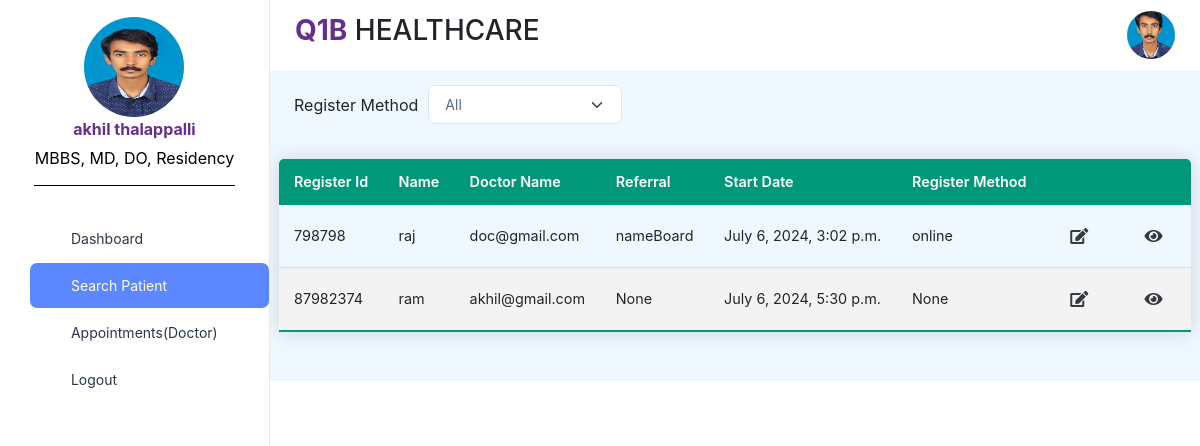
The page /patientdashboard (signed in) on the database its author committed.
### q1bapp/models.py (models this page shows)
class User(AbstractUser):
    USERNAME_FIELD = 'email'
    REQUIRED_FIELDS = ['phone_number','username']
    USER_TYPE_CHOICES = (
        ('D', 'Doctor'),
        ('S', 'Staff'),
    )
    user_type = models.CharField(max_length=1, choices=USER_TYPE_CHOICES)
    name = models.CharField(max_length=255, null=True, blank=True)
    phone_number = models.CharField(max_length=13,null=True,blank=True)
    email = models.EmailField(null=True,blank=True,unique=True)
    address = models.TextField(null=True,blank=True)
    city = models.CharField(max_length=155,null=True,blank=True)
    pincode = models.CharField(max_length=6,null=True,blank=True)
    created_at = models.DateTimeField(auto_now_add=True)
    photo = models.ImageField(upload_to='images/', null=True, blank=True)
    designation = models.CharField(max_length=155,null=True,blank=True)

class Patient(models.Model):
    registration_id = models.CharField(max_length=255, null=True, blank=True)
    firstname_patient_name = models.CharField(max_length=255, null=True, blank=True)
    secondname_patient_name = models.CharField(max_length=255, null=True, blank=True)
    title = models.CharField(max_length=255, null=True, blank=True)
    rec_no = models.IntegerField()
    is_active = models.BooleanField(null=False)
    created_at = models.DateTimeField(auto_now_add=True)
    mob_no = models.CharField(max_length=13,null=True,blank=True)
    email = models.EmailField(null=True,blank=True)
    state = models.CharField(max_length=13,null=True,blank=True)
    city = models.CharField(max_length=13,null=True,blank=True)
    locality = models.CharField(max_length=13,null=True,blank=True)
    address = models.CharField(max_length=13,null=True,blank=True)
    dob = models.CharField(max_length=13,null=True,blank=True)
    age = models.IntegerField()
    second_phone_number = models.IntegerField()
    guardian_name = models.CharField(max_length=13,null=True,blank=True)
    op_number = models.IntegerField()
    passport_number = models.CharField(max_length=13,null=True,blank=True)
    discharge_date =  models.DateTimeField(auto_now_add=True)
    gender =  models.CharField(max_length=13,null=True,blank=True)
    country = models.CharField(max_length=13,null=True,blank=True)
    Medicalhistory = models.CharField(max_length=255,null=True,blank=True)
    zip = models.CharField(max_length=13,null=True,blank=True)
    bloodgroup = models.CharField(max_length=13,null=True,blank=True)
    remarks = models.CharField(max_length=13,null=True,blank=True)
    fee = models.CharField(max_length=13,null=True,blank=True)
    payment = models.CharField(max_length=13,null=True,blank=True)
    conditions = models.CharField(max_length=13,null=True,blank=True)
    pregnant = models.CharField(max_length=13,null=True,blank=True)
    occupation = models.CharField(max_length=13,null=True,blank=True)
    remarks = models.CharField(max_length=13,null=True,blank=True)
    photo = models.ImageField(upload_to='images/', null=True, blank=True)
    specialization = models.CharField(max_length=13,null=True,blank=True)
    doctor = models.ForeignKey(User,on_delete=models.CASCADE)
    referredBy = models.CharField(max_length=13,null=True,blank=True)
    patient_group = models.CharField(max_length=13,null=True,blank=True)
    register_method = models.CharField(max_length=13,null=True,blank=True)

### q1bapp/views.py (the view)
# urls.py: path('patientdashboard', views.Patientdashboard,name='patientdashboard'),
@login_required
def Patientdashboard(request):
    patient = Patient.objects.all()
    doctor_list = User.objects.filter(user_type='D')
    time_choices = Medicine.TIME_CHOICES
    medicine_choices = Medicine.MEDICINE_CHOICES
    medicine_list = MedicineList.objects.all()
    return render(request,'patientlist.html',{'medicine_list':medicine_list,'patient':patient,'doctor_list':doctor_list,'time_choices':time_choices,'medicine_choices':medicine_choices})

### q1bapp/templates/patientlist.html (shortened to what this page needs)
{% extends 'base.html' %} {% block content %}
<link rel="stylesheet" type="text/css" href="https://cdn.datatables.net/1.11.3/css/jquery.dataTables.css">
    <link href="https://cdnjs.cloudflare.com/ajax/libs/font-awesome/5.15.3/css/all.min.css" rel="stylesheet">
<div class="container-fluid">
  <div class="filter-container">
    <span>Register Method</span>
    <select id="rgfilter" name="registermethod" class="form-select" aria-label="Default select example" style="width: 22%;background-color: #fff;">
      <option value="">All</option>
    </select>
</div>
    <div class="row">
        <table id="patientTable" class="content-table">
            <thead>
                <tr>
                    <th>Register Id</th>
                    <th>Name</th>
                    <th>Doctor Name</th>
                    <th>Referral</th>
                    <th>Start Date</th>
                    <th>Register Method</th>
                    <th></th>
                    <th></th>
                </tr>
            </thead>
            <tbody>
                {% for patient in patient %}
                <tr>
                    <td>{{ patient.registration_id }}</td>
                    <td>{{ patient.firstname_patient_name }}</td>
                    <td>{{ patient.doctor }}</td>
                    <td>{{ patient.referredBy }}</td>
                    <td>{{ patient.created_at }}</td>
                    <td>{{ patient.register_method }}</td>
                    <td>
                      <a href="#" class="btn btn-link edit-btn text-dark" data-patient-id="{{ patient.id }}" data-toggle="modal" data-target="#editPatientModal">
                        <i class="fas fa-edit"></i>
                    </a>
                  </td>
                  <td> <button type="button" class="btn btn-link view-btn-patient text-dark" data-toggle="modal" data-target=".viewpatient" data-patient-id="{{ patient.id }}">
                    <i class="fas fa-eye"></i>
                </button>
                  </td>
                </tr>
                {% endfor %}
            </tbody>
        </table>
    </div>
</div>
      </div>
  </div>
{% endblock %}

### q1bapp/templates/base.html (shortened to what this page needs)
<!DOCTYPE html>
{% load static %}
<html lang="en">
  <head>
    <link rel="stylesheet" href="{% static 'assets/css/styles.min.css' %}" />
    <link
      rel="stylesheet"
      href="https://cdn.jsdelivr.net/npm/bootstrap@4.0.0/dist/css/bootstrap.min.css"
    />
  </head>
  <body>
    <div
      class="page-wrapper"
      id="main-wrapper"
      data-layout="vertical"
      data-navbarbg="skin6"
      data-sidebartype="full"
      data-sidebar-position="fixed"
      data-header-position="fixed"
      style="background-color: aliceblue"
    >
      <aside class="left-sidebar">
        <div>
          <div
            class="brand-logo d-flex align-items-center justify-content-between"
          >
            <a href="/" class="text-nowrap logo-img">
                 {% if user.photo %}
                 <img src="{{user.photo.url}}" alt="." style="border-radius: 36rem; width: 100px; height: 100px;margin-left: 60%;margin-top: 17%;">
                 {% else %}
                 <img src="https://i.postimg.cc/BvNYhMHS/user-img.jpg" alt="." style="border-radius: 36rem; width: 100px; height: 100px;margin-left: 60%;margin-top: 17%;">
                {% endif %}
            </a>
          </div>
          <div class="user-info-container">
            <div class="user-info">
                <span style="color: #662F8D;"><b>{{user.first_name}}</b></span>
                <span style="color: #000;">{{user.designation}}</span>
            </div>
            <div class="underline"></div>
        </div>
          <nav class="sidebar-nav scroll-sidebar" data-simplebar="" style="padding:0">
            <ul id="sidebarnav" style="padding:0;text-align: center;margin-left: 11%;">
              <li class="nav-small-cap">
              </li>
              <li class="sidebar-item">
                <a
                  class="sidebar-link"
                  href="{% url 'dashboard' %}"
                  aria-expanded="false"
                >
                  <span>
                    <i class="ti ti-layout-dashboard"></i>
                  </span>
                  <span class="hide-menu">Dashboard</span>
                </a>
              </li>
              <li class="sidebar-item">
                <a
                  class="sidebar-link"
                  href="{% url 'patientdashboard' %}"
                  aria-expanded="false"
                >
                  <span>
                    <i class="ti ti-cards"></i>
                  </span>
                  <span class="hide-menu">Search Patient</span>
                </a>
              </li>
              {% if user.user_type == 'S' %}
              <li class="sidebar-item">
                <a
                  class="sidebar-link"
                  href="{% url 'appointmentlist' %}"
                  aria-expanded="false"
                >
                  <span>
                    <i class="ti ti-file-description"></i>
                  </span>
                  <span class="hide-menu">Total Appointments</span>
                </a>
              </li>
              {% elif user.user_type == 'D' %}
              <li class="sidebar-item">
                <a
                  class="sidebar-link"
                  href="{% url 'doctorappointment' %}"
                  aria-expanded="false"
                >
                  <span>
                    <i class="ti ti-file-description"></i>
                  </span>
                  <span class="hide-menu">Appointments(Doctor)</span>
                </a>
              </li>
              {% endif %}
              <li class="sidebar-item">
                <a
                  class="sidebar-link"
                  href="{% url 'logout' %}"
                  aria-expanded="false"
                >
                  <span>
                    <i class="ti ti-file-description"></i>
                  </span>
                  <span class="hide-menu">Logout</span>
                </a>
              </li>
            </ul>
          </nav>
        </div>
      </aside>
      <div class="body-wrapper">
        <header class="app-header">
          <nav class="navbar navbar-expand-lg navbar-light">
            <ul class="navbar-nav">
              <h3><b><span style="color: #662F8D;">Q1B</span></b> HEALTHCARE</h3>
            </ul>
            <div
              class="navbar-collapse justify-content-end px-0"
              id="navbarNav"
            >
              <ul
                class="navbar-nav flex-row ms-auto align-items-center justify-content-end"
              >
              <div class="profile">
                <div class="img-box">
                  {% if user.photo %}
                  <img src="{{user.photo.url}}" alt=".">
                  {% else %}
                  <img src="https://i.postimg.cc/BvNYhMHS/user-img.jpg" alt=".">
                  {% endif %}
                </div>
              </div>
              </ul>
            </div>
          </nav>
        </header>
        {% comment %} extent {% endcomment %} {% block content %} {% endblock %}
  </body>
</html>

### q1bapp/templates/base.html (style rules this page uses)
.profile { position: relative; display: flex; justify-content: flex-end; align-items: center; gap: 12px; cursor: pointer; text-align: end; }
.profile .img-box { position: relative; width: 48px; height: 48px; border-radius: 50%; overflow: hidden; }
.profile .img-box img { position: absolute; top: 0; left: 0; width: 100%; height: 100%; object-fit: cover; }
.user-info-container { display: flex; flex-direction: column; align-items: center; justify-content: center; text-align: center; }
.user-info { margin-bottom: 10px; }
.user-info span { display: block; margin-bottom: 5px; }
.underline { width: 75%; height: 1px; background-color: black; }

### q1bapp/templates/patientlist.html (style rules this page uses)
.content-table { border-collapse: collapse; margin: 25px 0; font-size: 0.9em; min-width: 400px; border-radius: 5px 5px 0 0; overflow: hidden; box-shadow: 0 0 20px rgba(0, 0, 0, 0.15); }
.content-table thead tr { background-color: #009879; color: #ffffff; text-align: left; font-weight: bold; }
.content-table th, .content-table td { padding: 12px 15px; }
.content-table tbody tr { border-bottom: 1px solid #dddddd; }
.content-table tbody tr:nth-of-type(even) { background-color: #f3f3f3; }
.content-table tbody tr:last-of-type { border-bottom: 2px solid #009879; }
.filter-container { display: flex; align-items: center; margin-bottom: 10px; }
.filter-container span { margin-right: 10px; }

### rows shown on the page
User: photo (picture), first_name "akhil thalappalli", designation "MBBS, MD, DO, Residency"
Patient: registration_id "798798", firstname_patient_name "raj", doctor "doc@gmail.com", referredBy "nameBoard", created_at "July 6, 2024, 3:02 p.m.", register_method "online"
Patient: registration_id "87982374", firstname_patient_name "ram", doctor "akhil@gmail.com", referredBy "None", created_at "July 6, 2024, 5:30 p.m.", register_method "None"
